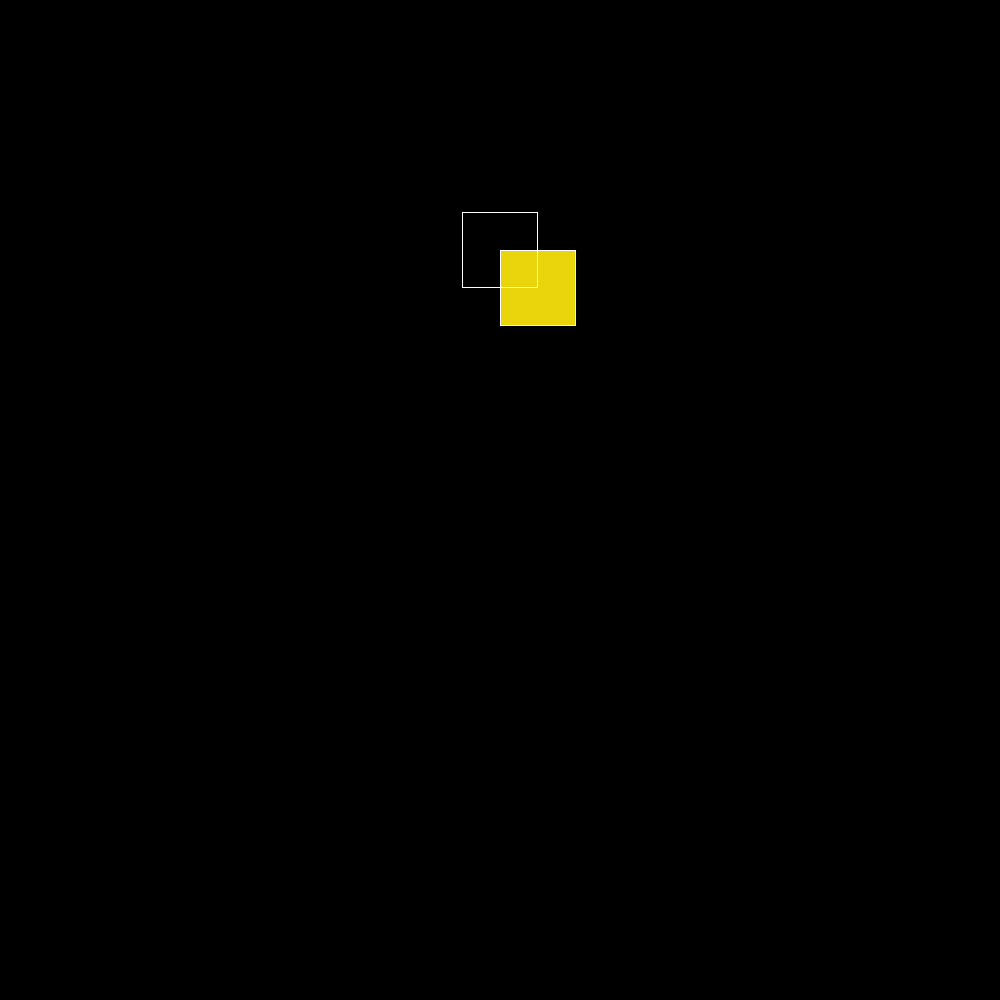
Frame 1 (no input)
Frame 60 (the mouse pressed at the canvas centre just before this capture): identical to frame 1, image omitted
Frame 120 (the mouse held since frame 60 and released just before this capture): identical to frame 1, image omitted

The Processing sketch that drew this single still picture (run headless with seeded random() and noise(); from frame 60 on, the mouse is pressed at the canvas centre):

// Processing sketch: example04_rectangle
// ── example04_rectangle.pde
//example_04 drawing rectangles

void setup(){
  //set the size of the canvas
  size(1000,1000);
  //set the colorMode
  colorMode(RGB);
}

void draw(){
  //set the background color
  background(0,0,0);  
  //set the fill color
  fill(234,213,12);
  //set the stroke color
  stroke(255,255,255);
  //set the stroke weight in pixels
  strokeWeight(1);
  //draw an rectangle
  //the rect is made up of 4 parameters:
  //x position(from the upper left corner), y position(from the upper left corner), width and height
  rect(500, 250, 75, 75);
  //set the fill color to none
  noFill();
  //change the rect drawing mode so the origin is the center
  rectMode(CENTER);
  //draw the new rectangle
  rect(500, 250, 75, 75);
  //reset the rect drawing mode back to the default(CORNER)
  //so that when it loops to the beginning of the 
  //draw loop the first recatngle is drawn in the 
  //same position 
  rectMode(CORNER);
}
